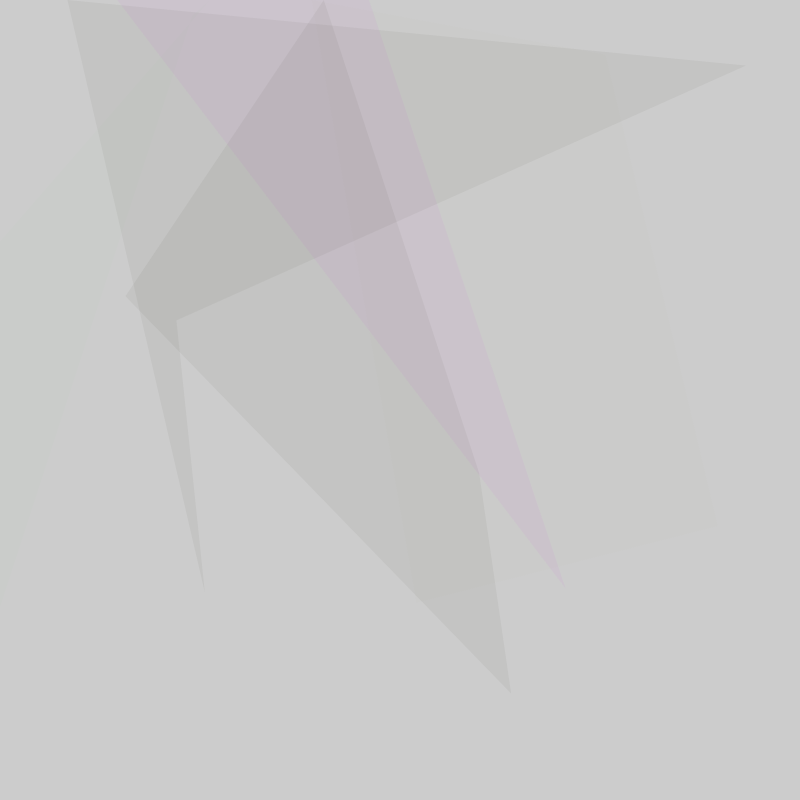
Frame 1 (no input)
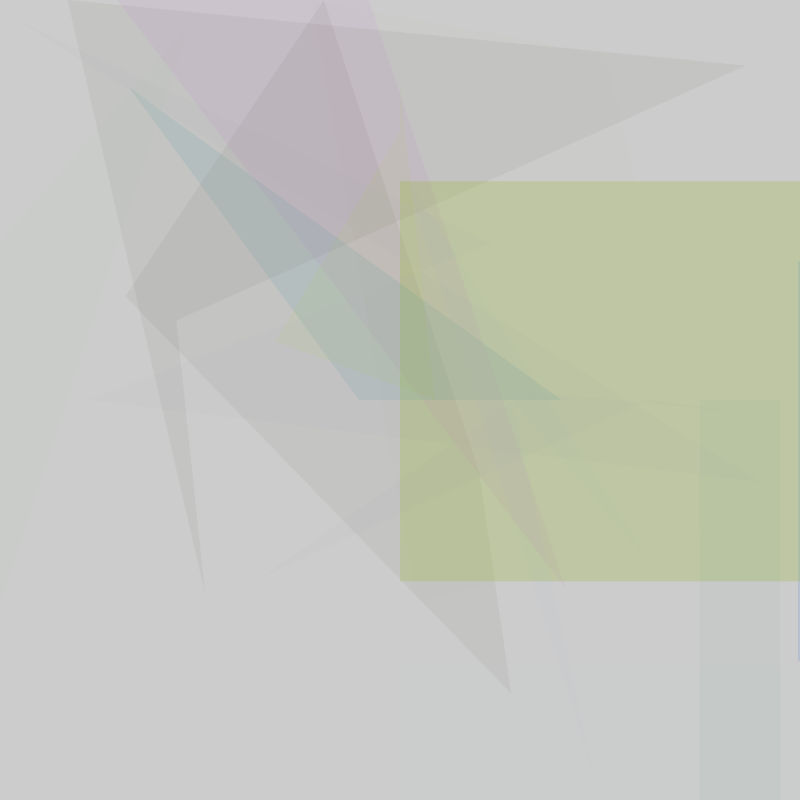
Frame 2 (the mouse pressed at the canvas centre, redrawn once)

The Processing sketch that drew these frames (run headless with seeded random() and noise(); the mouse was pressed at the canvas centre and the sketch redrawn once):

// Processing sketch: processing_71735
// ── processing_71735.pde

void setup() {
  size(800, 800);
  noLoop();  // draw() will not loop
}

float y = 800;
float x = 0;
float z = 0;
float a = 0;
float b = 800;
float c = 400;
float d = 400;
float g = 0;
float e = 0;
float r = 0;
float s = 0;


void draw() {
  //background (random(255),random(255),random(255),random(100));
  r = r + .5;
  if (r > 30) {
    r = 0;
    background (random(255),random(255),random(255),(r));
  }
  
  x = x + .5;
  if (x > width) {
    x = 0;
  }
  noStroke();
  fill(random(255),random(255),random(255),random(50));
  rect(mouseX, random(800), mouseX, mouseY); 
  
  y = y - 1;
if (y > width) {
    y = 800;
  }
  fill(random(255),random(255),random(255),random(50));
  rect(y, random(800), y, mouseX); 
  
    z = z - 1;
if (z > width) {
    z = 400;
  }
  fill(random(255),random(255),random(255),random(70));
  rect(mouseX, random(800), random(800), mouseY); 
  
  a = a - 1;
if (a > width) {
    a = 400;
  }
  fill(random(255),random(255),random(255),random(60));
  rect(random(800), mouseX, random(800), mouseY); 
  
 b = b - 1;
if (b > width) {
    b = 0;
  }
  fill(random(255),random(255),random(255),random(90));
  quad(random(800), random(800), mouseX,random(800), mouseY, random(800),random(800), mouseY);
  
  s = s + .1;
  if (s > 40) {
    s = 0;
    background (random(255),random(255),random(255),(s));
  }
 
  c = c - 1;
if (c > width) {
    c = 0;
  }
  fill(random(255),random(255),random(255),random(40));
  quad(random(800), mouseX, random(800),random(800), random(800), mouseY,random(800), mouseY);
 
  d = d - 1;
if (d > width) {
    d = 0;
  }
  fill(random(255),random(255),random(255),random(30));
  quad(random(800), random(800), random(800),random(800), random(800), random(800),random(800), mouseX);
 
  e = e - 1;
if (e > width) {
    e = 0;
  }
  fill(random(255),random(255),random(255),random(20));
  quad(random(800), random(800), random(800),random(800), random(800), random(800),random(800), mouseY);
 
  g = g - 1;
if (b > width) {
    g = 0;
  }
  quad(random(800), random(800), random(800),random(800), random(800), random(800),random(800), mouseX); 
}

void mousePressed() {
  loop();  // Holding down the mouse activates looping
}

void mouseReleased() {
  noLoop();  // Releasing the mouse stops looping draw()
}
